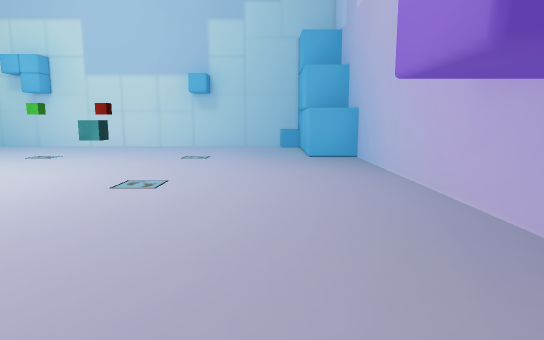
[1] (above)

17 first-person views from a walk through a Unity game level. The camera is 1.5 m above the floor, tilts 8° down and sees 75° across. The floor is counted in squares, 1 m on a side. Each view is taken from the middle of a square. On the plan, view 1 faces up. The plan holds only what a view shows up to about 16 squares ahead; the rest is blank. The player character is not drawn. Some surface patterns are stand-ins.

[2]
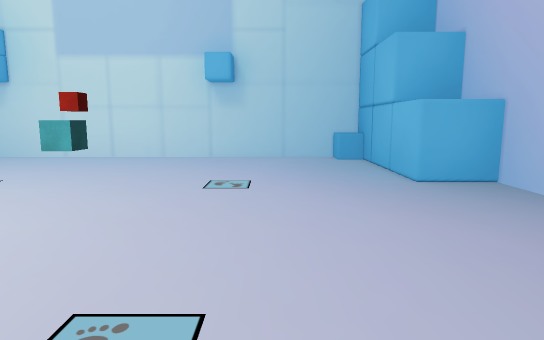

[3]
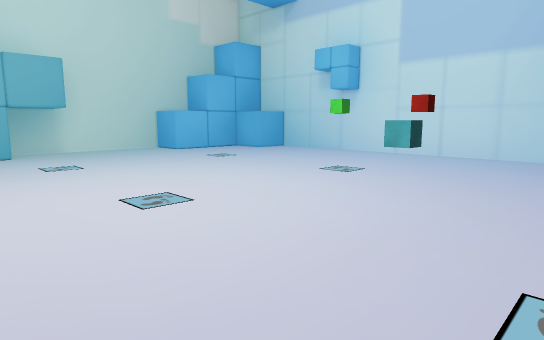

[4]
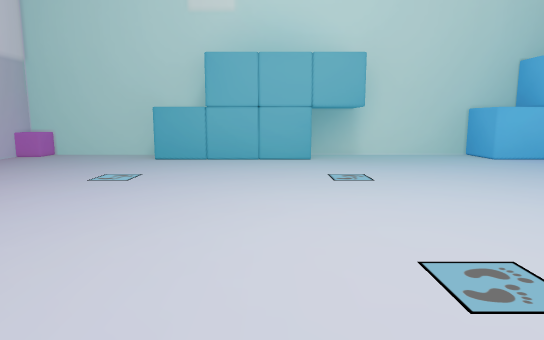

[5]
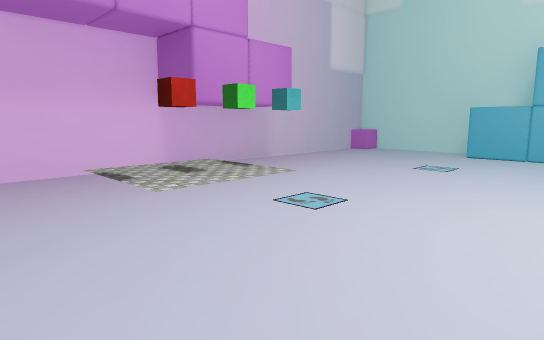

[6]
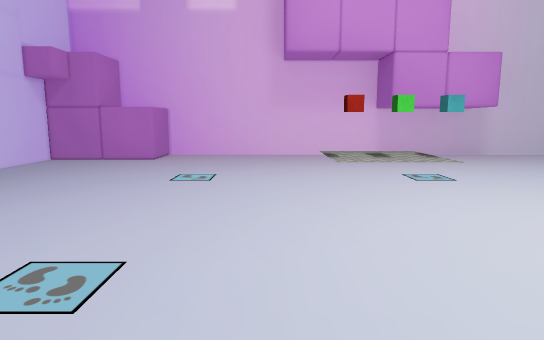

[7]
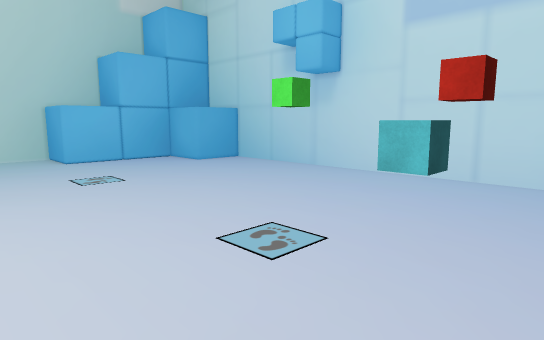

[8]
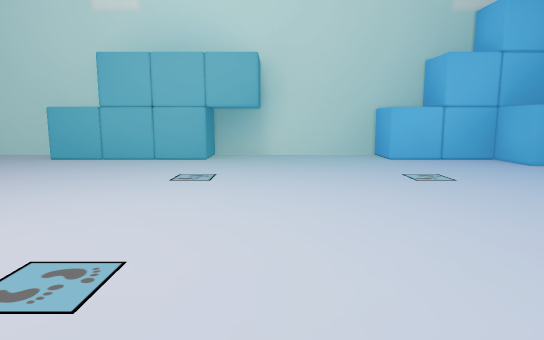

[9]
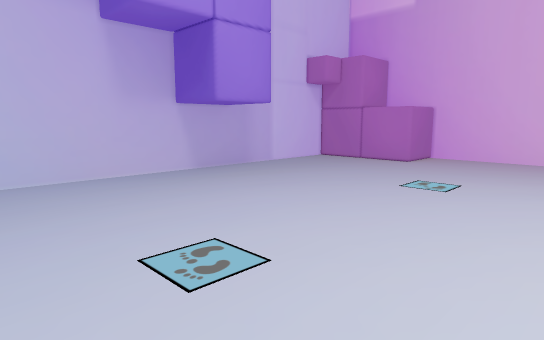

[10]
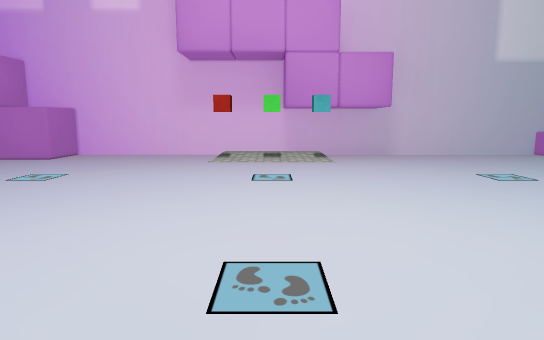

[11]
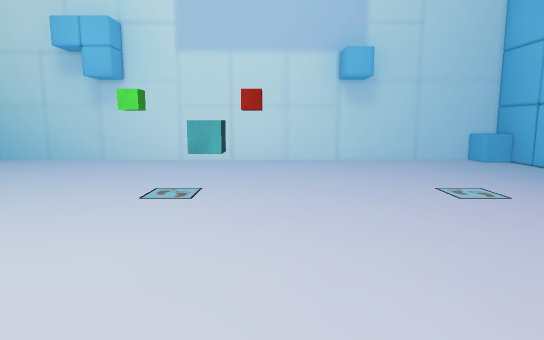

[12]
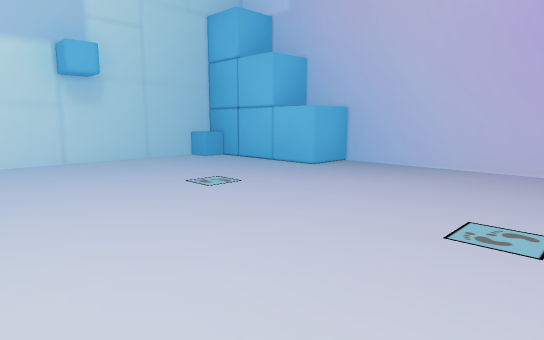

[13]
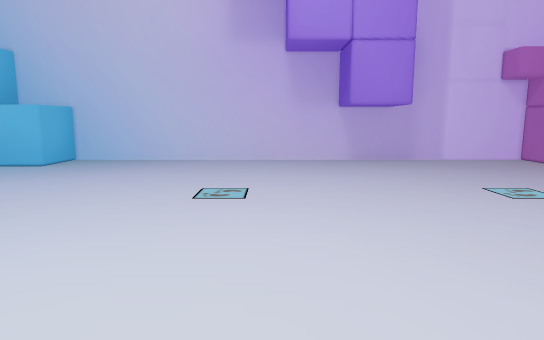

[14]
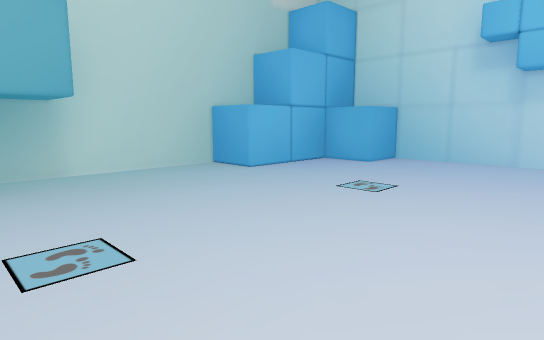

[15]
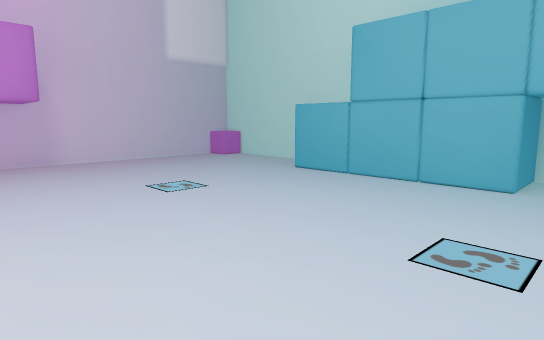

[16]
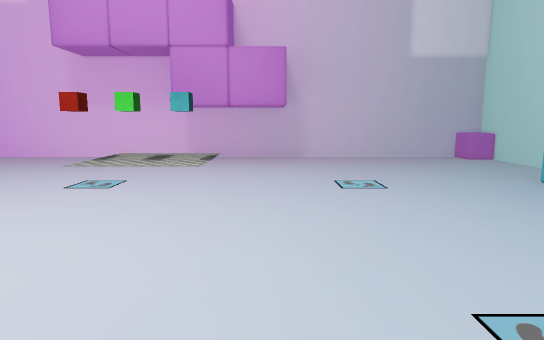

[17]
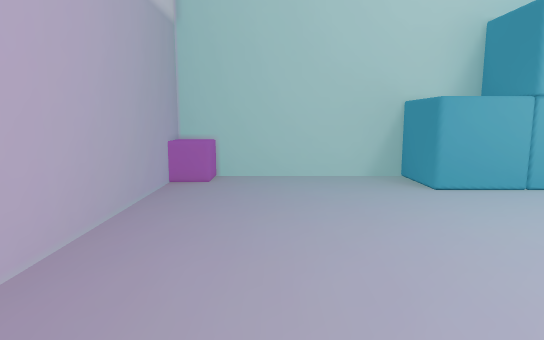

### Floor plan
Key: @ floor where view 1 was taken; # wall or solid block; . main floor; : floor 0.25 m higher than the main floor; / step, stairs or slope; ^ raised ledge; O other object.
Columns run from 22 left of view 1 to 4 right of it. Each row starts with its distance up from view 1.
 21     #####################
 20     #..................^#
 19   ###...................#
 18   #..........O..........#
 17   #.....................#
 16   #.....................#
 15 ###.....................###
 14 #.........................#
 13 #.........................#
 12 #.........................#
 11 #.........................#
 10 #.........................#
  9 #.........................#
  8 #.........................#
  7 ###.......................#
  6   #.......................#
  5   #.......................#
  4   #.......................#
  3   #.......................#
  2 ###.......................#
  1 #.........................#
  0 #..........//O./......@...#
 -1 #........../:::/..........#
 -2 #........../:::/..........#
 -3 #........../   /......#####
 -4 #^........./////......#
 -5 #######################

Positions as (right, up) in squares from view 1, and headings:
1: (0, 0), facing up
2: (-2, 6), facing up
3: (-3, 5), facing up-left
4: (-6, 6), facing left
5: (-4, 6), facing down-left
6: (-5, 11), facing down
7: (-6, 11), facing up-left
8: (-6, 10), facing left
9: (-6, 10), facing down-right
10: (-9, 11), facing down
11: (-7, 7), facing up
12: (-8, 7), facing up-right
13: (-10, 7), facing right
14: (-11, 7), facing up-left
15: (-11, 9), facing down-left
16: (-13, 10), facing down
17: (-12, -2), facing left
